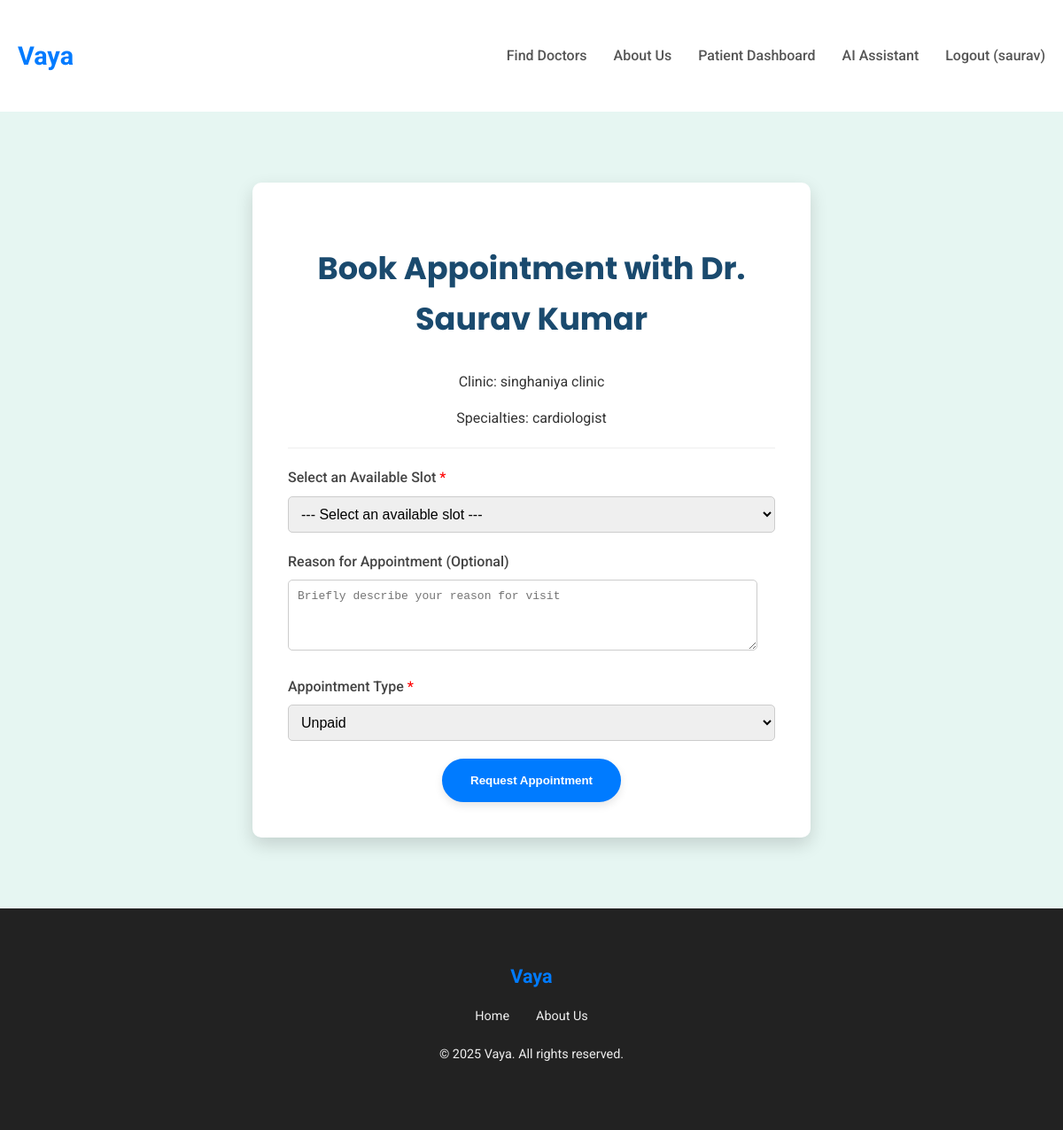
The page /doctors/1/book-appointment/ (signed in) on the database as committed earlier.
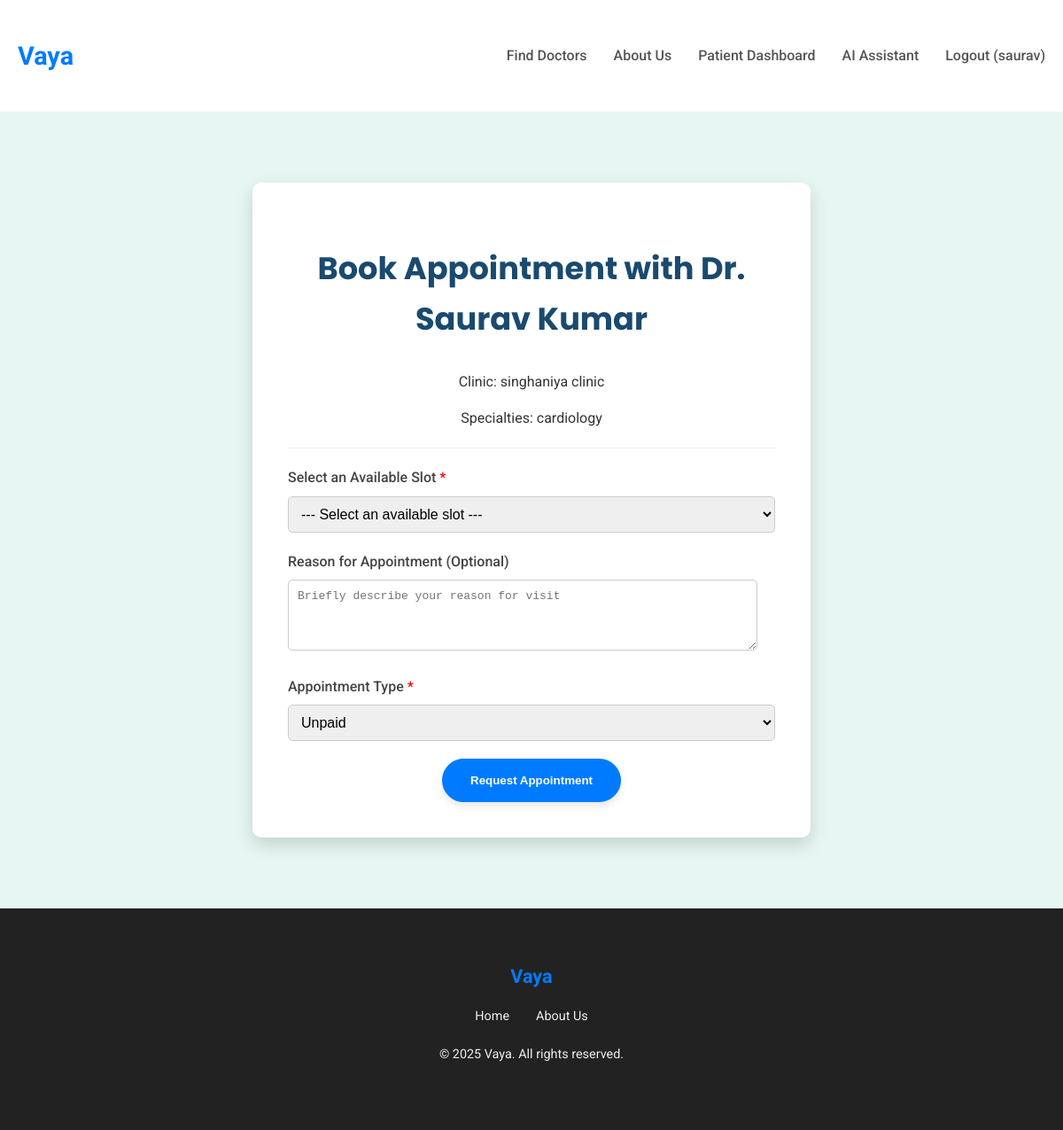
The same page on the database as committed later.
### doctors/models.py (models this page shows, shortened)
class Specialty(models.Model):
    name = models.CharField(max_length=100, unique=True)
    class Meta:
        verbose_name_plural = "Specialties"

### doctors/views.py (the view)
# urls.py: path('<int:doctor_id>/book-appointment/', views.book_appointment, name='book_appointment'),
@login_required
def book_appointment(request, doctor_id):
    doctor = get_object_or_404(Doctor, id=doctor_id, is_approved=True)
    try:
        logged_in_doctor_profile = request.user.doctor_login_profile
        messages.error(request, "Doctors cannot book appointments for themselves using this form.")
        return redirect('doctor_dashboard')
    except Doctor.DoesNotExist:
        pass
    if request.method == 'POST':
        form = AppointmentBookingForm(request.POST, doctor=doctor)
        if form.is_valid():
            selected_slot = form.cleaned_data['available_slot']
            if Appointment.objects.filter(
                appointment_slot=selected_slot,
                status__in=['pending', 'confirmed']
            ).exists():
                messages.error(request, "This slot is no longer available. Please select another time.")
                form = AppointmentBookingForm(doctor=doctor) # Re-initialize form with doctor to refresh slots
                context = {'doctor': doctor, 'form': form}
                return render(request, 'doctors/book_appointment.html', context)
            appointment = form.save(commit=False)
            appointment.patient = request.user
            appointment.doctor = doctor
            appointment.appointment_date = selected_slot.date # Set date from slot
            appointment.appointment_time = selected_slot.start_time # Set time from slot (start_time of slot)
            appointment.appointment_slot = selected_slot # <--- IMPORTANT: Link to the selected slot
            appointment.save()
            selected_slot.is_available = False
            selected_slot.save()
            messages.success(request, f"Your appointment with Dr. {doctor.full_name} on {appointment.appointment_date} at {appointment.appointment_time} has been requested. It is currently pending confirmation.")
            return redirect('appointment_success')
        else:
            messages.error(request, 'Please correct the errors below.')
    else: # GET request
        form = AppointmentBookingForm(doctor=doctor)
    context = {
        'doctor': doctor,
        'form': form,
    }
    return render(request, 'doctors/book_appointment.html', context)

### doctors/forms.py (shortened to what this page needs)
class AppointmentBookingForm(forms.ModelForm):
    appointment_date = forms.DateField(
        widget=forms.DateInput(attrs={'type': 'date', 'class': 'form-control'}),
        label="Preferred Date"
    )
    appointment_time = forms.TimeField(
        widget=forms.TimeInput(attrs={'type': 'time', 'class': 'form-control'}),
        label="Preferred Time"
    )
    class Meta:
        model = Appointment
        fields = ['appointment_date', 'appointment_time', 'reason', 'appointment_type']
        labels = {
            'reason': 'Reason for Appointment (Optional)',
            'appointment_type': 'Appointment Type'
        }
        widgets = {
            'reason': forms.Textarea(attrs={'rows': 3, 'placeholder': 'Briefly describe your reason for visit'}),
            'appointment_type': forms.Select(attrs={'class': 'form-control'})
        }

### templates/doctors/book_appointment.html (shortened to what this page needs)
{% extends 'base.html' %}
{% block content %}
    <section class="booking-section">
        <div class="container">
            <div class="booking-card">
                <h2>Book Appointment with Dr. {{ doctor.full_name }}</h2>
                <p>Clinic: {{ doctor.clinic_name }}</p>
                <p>Specialties:
                    {% for specialty in doctor.specialties.all %}
                        {{ specialty.name }}{% if not forloop.last %}, {% endif %}
                    {% empty %}
                        N/A
                    {% endfor %}
                </p>
                <hr style="margin: 20px 0; border: 0; border-top: 1px solid #eee;">
                <form method="post">
                    <div class="form-group">
                        <label for="{{ form.available_slot.id_for_label }}">Select an Available Slot <span style="color: red;">*</span></label>
                        {{ form.available_slot }}
                    </div>
                    <div class="form-group">
                        <label for="{{ form.reason.id_for_label }}">Reason for Appointment (Optional)</label>
                        {{ form.reason }}
                    </div>
                    <div class="form-group">
                        <label for="{{ form.appointment_type.id_for_label }}">Appointment Type <span style="color: red;">*</span></label>
                        {{ form.appointment_type }}
                    </div>
                    <button type="submit" class="btn-primary">Request Appointment</button>
                </form>
            </div>
        </div>
    </section>
{% endblock %}

Rows that differ between the two databases and show on the page:
no longer on this page (row unchanged): Specialty: name "cardiologist"
added Specialty: name "cardiology"
